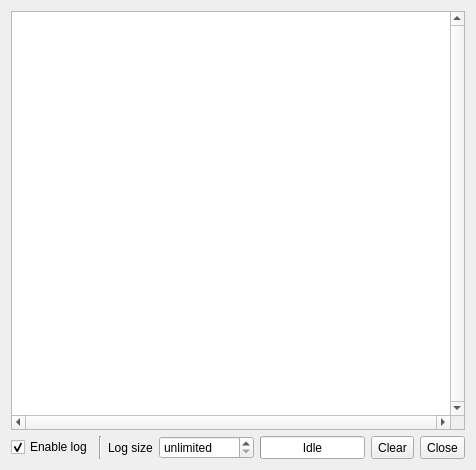
<?xml version="1.0" encoding="UTF-8"?>
<ui version="4.0">
 <class>CheckSumScannerLog</class>
 <widget class="QDialog" name="CheckSumScannerLog">
  <property name="geometry">
   <rect>
    <x>0</x>
    <y>0</y>
    <width>476</width>
    <height>470</height>
   </rect>
  </property>
  <property name="windowTitle">
   <string>Check-sum scanner log</string>
  </property>
  <layout class="QGridLayout" name="gridLayout">
   <item row="0" column="0">
    <widget class="QPlainTextEdit" name="plainTextEditLog">
     <property name="verticalScrollBarPolicy">
      <enum>Qt::ScrollBarAlwaysOn</enum>
     </property>
     <property name="horizontalScrollBarPolicy">
      <enum>Qt::ScrollBarAlwaysOn</enum>
     </property>
     <property name="lineWrapMode">
      <enum>QPlainTextEdit::NoWrap</enum>
     </property>
     <property name="readOnly">
      <bool>true</bool>
     </property>
    </widget>
   </item>
   <item row="1" column="0">
    <layout class="QHBoxLayout" name="horizontalLayout">
     <item>
      <widget class="QCheckBox" name="checkBoxEnableLog">
       <property name="toolTip">
        <string>Enable log output</string>
       </property>
       <property name="text">
        <string>Enable log</string>
       </property>
       <property name="checked">
        <bool>true</bool>
       </property>
      </widget>
     </item>
     <item>
      <widget class="Line" name="line">
       <property name="orientation">
        <enum>Qt::Vertical</enum>
       </property>
      </widget>
     </item>
     <item>
      <widget class="QLabel" name="labelMaxLogSize">
       <property name="text">
        <string>Log size</string>
       </property>
      </widget>
     </item>
     <item>
      <widget class="QSpinBox" name="spinBoxMaxLogSize">
       <property name="toolTip">
        <string>Maximum number of lines in log (0 = no limit)</string>
       </property>
       <property name="specialValueText">
        <string>unlimited</string>
       </property>
       <property name="suffix">
        <string> lines</string>
       </property>
       <property name="minimum">
        <number>0</number>
       </property>
       <property name="maximum">
        <number>999999</number>
       </property>
       <property name="singleStep">
        <number>100</number>
       </property>
       <property name="value">
        <number>0</number>
       </property>
      </widget>
     </item>
     <item>
      <widget class="QProgressBar" name="progressBar">
       <property name="sizePolicy">
        <sizepolicy hsizetype="Expanding" vsizetype="Minimum">
         <horstretch>0</horstretch>
         <verstretch>0</verstretch>
        </sizepolicy>
       </property>
       <property name="toolTip">
        <string>Scanner progress indicator</string>
       </property>
       <property name="value">
        <number>0</number>
       </property>
       <property name="format">
        <string>Idle</string>
       </property>
      </widget>
     </item>
     <item>
      <widget class="QToolButton" name="toolButtonClear">
       <property name="sizePolicy">
        <sizepolicy hsizetype="Fixed" vsizetype="Minimum">
         <horstretch>0</horstretch>
         <verstretch>0</verstretch>
        </sizepolicy>
       </property>
       <property name="toolTip">
        <string>Clear log</string>
       </property>
       <property name="text">
        <string>Clear</string>
       </property>
      </widget>
     </item>
     <item>
      <widget class="QToolButton" name="toolButtonClose">
       <property name="sizePolicy">
        <sizepolicy hsizetype="Fixed" vsizetype="Minimum">
         <horstretch>0</horstretch>
         <verstretch>0</verstretch>
        </sizepolicy>
       </property>
       <property name="toolTip">
        <string>Close this window</string>
       </property>
       <property name="text">
        <string>Close</string>
       </property>
      </widget>
     </item>
    </layout>
   </item>
  </layout>
 </widget>
 <tabstops>
  <tabstop>plainTextEditLog</tabstop>
  <tabstop>checkBoxEnableLog</tabstop>
  <tabstop>spinBoxMaxLogSize</tabstop>
  <tabstop>toolButtonClear</tabstop>
  <tabstop>toolButtonClose</tabstop>
 </tabstops>
 <resources>
  <include location="../qmc2.qrc"/>
 </resources>
 <connections>
  <connection>
   <sender>toolButtonClose</sender>
   <signal>clicked()</signal>
   <receiver>CheckSumScannerLog</receiver>
   <slot>close()</slot>
   <hints>
    <hint type="sourcelabel">
     <x>470</x>
     <y>464</y>
    </hint>
    <hint type="destinationlabel">
     <x>313</x>
     <y>331</y>
    </hint>
   </hints>
  </connection>
  <connection>
   <sender>toolButtonClear</sender>
   <signal>clicked()</signal>
   <receiver>plainTextEditLog</receiver>
   <slot>clear()</slot>
   <hints>
    <hint type="sourcelabel">
     <x>423</x>
     <y>464</y>
    </hint>
    <hint type="destinationlabel">
     <x>326</x>
     <y>219</y>
    </hint>
   </hints>
  </connection>
 </connections>
</ui>
